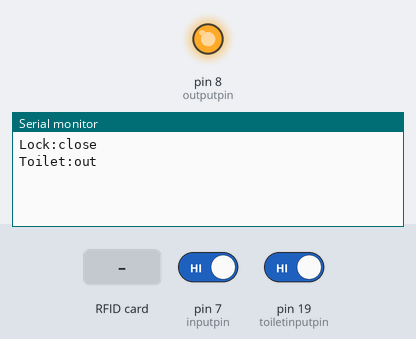
Recording of a sketch running on a simulated Arduino Uno, built with avr-gcc and run on an emulated ATmega328P. Shown: output pins drawn as LEDs (lit = HIGH), the last lines printed to the serial monitor. The inputs (shaded band) are chosen by the test bench; at power-on: pin 7 (inputpin) HIGH, pin 19 (toiletinputpin) HIGH. Pins used as bus, display or sensor lines are not drawn.

Above: at 1.2 s.
1.3 s: pin 7 (inputpin) driven LOW
At 2.6 s:
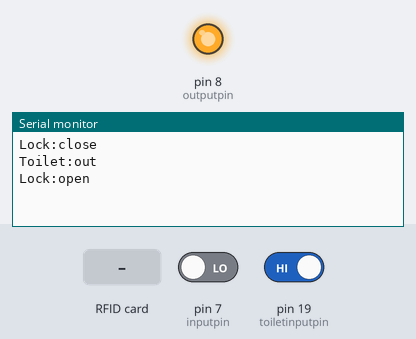
2.9 s: pin 19 (toiletinputpin) driven LOW
At 4.0 s:
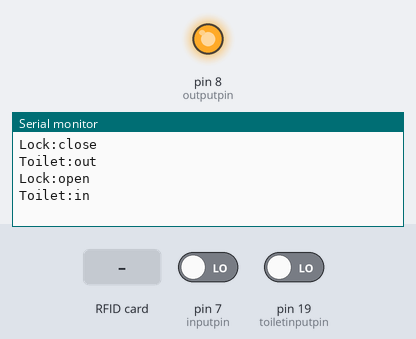
4.4 s: RFID card 5E 7A 19 C4 held to the reader
At 5.9 s:
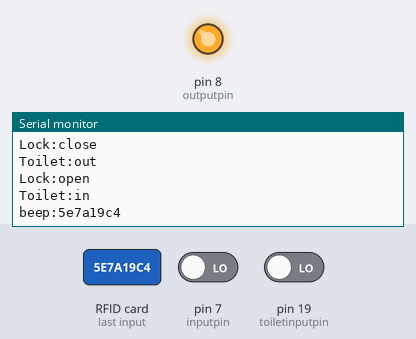

The sketch:

locktest.ino
```cpp
//lockuse
int outputpin = 8;
int inputpin = 7   ;
int switchon = 0;
//toilet use
int toiletinputpin = 19;
int toiletswitchon = 0;
//rfid use
#include <SPI.h>
#include <MFRC522.h>
#define SS_PIN 10
 #define RST_PIN 9
 MFRC522 mfrc522(SS_PIN, RST_PIN);
 MFRC522::MIFARE_Key key;
 int block=0;
 byte blockcontent[16] = {"Hello world"};
 byte readbackblock[18];
String rfidUid = "";
int sameRfidCount = 0;

void setup() {
  Serial.begin(9600);
  // lockuse
  pinMode(outputpin,OUTPUT);
  pinMode(inputpin,INPUT);
  digitalWrite(outputpin,HIGH);
  // toiletuse
  pinMode(toiletinputpin,INPUT);
  // rfid use
  SPI.begin();
   mfrc522.PCD_Init();
   //Serial.println("Scan a MIFARE Classic card");
   for (byte i = 0; i < 6; i++) {
     key.keyByte[i] = 0xFF;
   }
}

void loop() {
  // testlock
  testLock();
  // test rfid
  testRfid();
  //next
  testToilet();
  delay(100);
}

void testRfid(){
  mfrc522.PCD_Init();
     if ( ! mfrc522.PICC_IsNewCardPresent()) {
       return;
     }
     if ( !mfrc522.PICC_ReadCardSerial()) {
       return;
     }

  String rfidUid2 = "";
    for (byte i = 0; i < mfrc522.uid.size; i++) {
      rfidUid2 += String(mfrc522.uid.uidByte[i] < 0x10 ? "0" : "");
      rfidUid2 += String(mfrc522.uid.uidByte[i], HEX);
    }
  if(rfidUid != rfidUid2 || sameRfidCount == 3){
      Serial.println("beep:"+rfidUid2);
      rfidUid = rfidUid2;
      sameRfidCount = 0;
    }
  else{
    sameRfidCount++;
    }

  }


void testLock(){

  if(switchon != digitalRead(inputpin)){
      if (digitalRead(inputpin) == 0){
         Serial.println("Lock:open");
        }
      else{
         Serial.println("Lock:close");
        }

       switchon = !switchon;
    }


  }

void testToilet(){

  if(toiletswitchon != digitalRead(toiletinputpin)){
      if (digitalRead(toiletinputpin) == 0){
         Serial.println("Toilet:in");
        }
      else{
         Serial.println("Toilet:out");
        }

       toiletswitchon = !toiletswitchon;
    }

  }
```

Measured:
- after the input at 1.3 s, the serial monitor: prints a new line after 0.15 s (image 1)
- after the input at 2.9 s, the serial monitor: prints a new line at once (image 2)
- after the input at 4.4 s, the serial monitor: prints a new line after 0.08 s (image 3)
